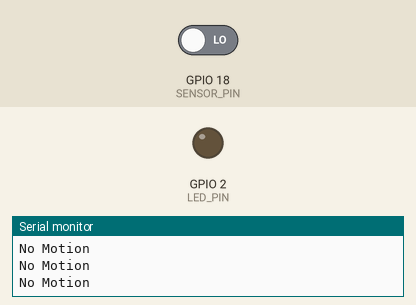
Recording of a sketch running on a simulated ESP32. On the bench: output pins drawn as LEDs (lit = HIGH), the last lines printed to the serial monitor. Inputs (shaded band) come from the test bench; at power-on: GPIO 18 (SENSOR_PIN) LOW.

Above: at 1.8 s.
1.9 s: GPIO 18 (SENSOR_PIN) driven HIGH
At 3.2 s:
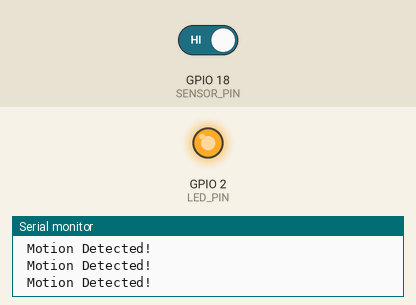
3.5 s: GPIO 18 (SENSOR_PIN) driven LOW
At 4.4 s:
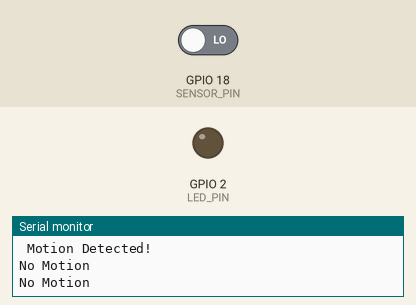
Timing chart, 0 to 6.5 s (numbered marks = the images above; inputs shaded):
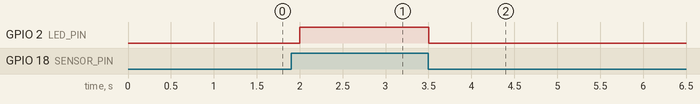

Measured:
- after the input at 1.9 s, GPIO 2 (LED_PIN): LOW → HIGH after 0.10 s
- after the input at 3.5 s, GPIO 2 (LED_PIN): HIGH → LOW at once

The sketch:

pir_motion_detection_hc_sr505.ino
```cpp
#define SENSOR_PIN 18  // HC-SR505 OUT to GPIO18
#define LED_PIN 2      // Onboard LED

void setup() {
    Serial.begin(19600);
    pinMode(SENSOR_PIN, INPUT);
    pinMode(LED_PIN, OUTPUT);
    Serial.println("HC-SR505 PIR Motion Sensor Initialized");
}

void loop() {
    int motionDetected = digitalRead(SENSOR_PIN);

    if (motionDetected == HIGH) {
        Serial.println(" Motion Detected!");
        digitalWrite(LED_PIN, HIGH);  // Turn LED ON
    } else {
        Serial.println("No Motion");
        digitalWrite(LED_PIN, LOW);   // Turn LED OFF
    }

    delay(500);  // Small delay to avoid excessive readings
}
```
